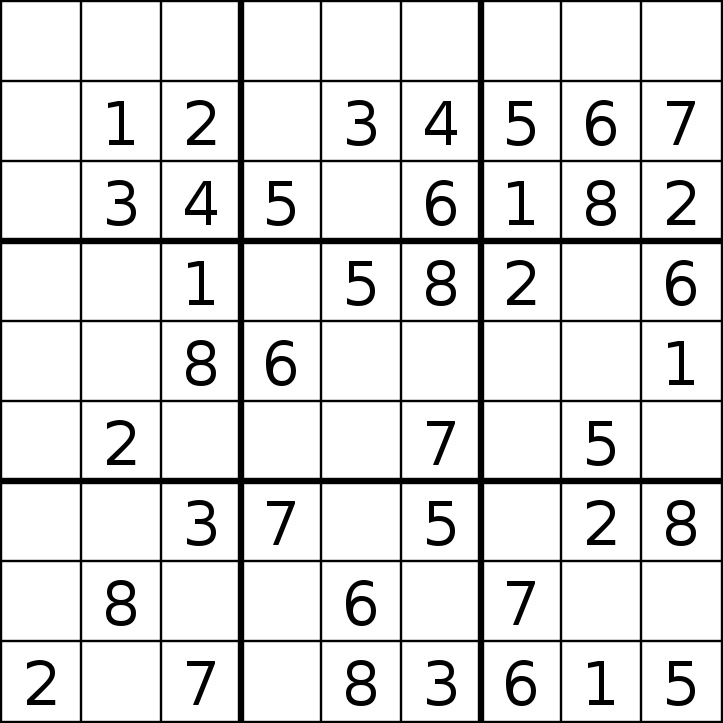
#> input picture samples/test1.jpg, 723 x 723 px
$ python test_image_input.py
#> lines starting #> are read from the running program, lines starting #| are printed output that depends on the picture; after the words box and inside, x2 and y2 are one past the last pixel; in counts of white or black regions, pixels touching at a corner belong together
### utils/image_parser.py
import cv2
import numpy as np
import pytesseract

# Using the tesseract installation path of personal device
pytesseract.pytesseract.tesseract_cmd = r'C:\Program Files\Tesseract-OCR\tesseract.exe'

def preprocess_image(path):
    # Loads and preprocesses the image into grayscale, apply GaussianBlur and binary image
    img = cv2.imread(path, cv2.IMREAD_GRAYSCALE)
    blurred = cv2.GaussianBlur(img, (5, 5), 0)
    thresh = cv2.adaptiveThreshold(
        blurred, 255, cv2.ADAPTIVE_THRESH_GAUSSIAN_C,
        cv2.THRESH_BINARY_INV, 11, 2
    )
    return img, thresh


def find_largest_contour(thresh):
    # Finds the largest external contour in the binary image converted
    contours, _ = cv2.findContours(thresh, cv2.RETR_EXTERNAL, cv2.CHAIN_APPROX_SIMPLE)
    largest = max(contours, key=cv2.contourArea)
    return largest


def warp_perspective(img, contour):
    # Does a perspective transform to get a top down view of the board
    peri = cv2.arcLength(contour, True)
    approx = cv2.approxPolyDP(contour, 0.02 * peri, True)

    if len(approx) != 4:
        raise ValueError("Sudoku board not detected properly.")

    pts = approx.reshape(4, 2)
    ordered = order_points(pts)

    side = max(
        np.linalg.norm(ordered[0] - ordered[1]),
        np.linalg.norm(ordered[1] - ordered[2])
    )

    dst = np.array([
        [0, 0],
        [side-1, 0],
        [side-1, side-1],
        [0, side-1]
        ], dtype="float32")

    matrix = cv2.getPerspectiveTransform(ordered, dst)
    return cv2.warpPerspective(img, matrix, (int(side), int(side)))


def order_points(pts):
    # Orders the four points in the correct order
    s = pts.sum(axis=1)
    diff = np.diff(pts, axis=1)
    return np.array([
        # Top left
        pts[np.argmin(s)],
        # Top right
        pts[np.argmin(diff)],
        # Bottom right
        pts[np.argmax(s)],
        # Bottom left
        pts[np.argmax(diff)]
    ], dtype="float32")


def extract_digits(warped):
    # Splits the warped board into 9x9 board and extracts numbers from every cell using the tesseract
    try:
        cell_size = warped.shape[0] // 9
        grid = []
        for y in range(9):
            row = []
            for x in range(9):
                x1, y1 = x * cell_size, y * cell_size
                cell = warped[y1:y1 + cell_size, x1:x1 + cell_size]
                digit = recognize_digit(cell)
                row.append(digit)

            if len(row) != 9:
                raise ValueError(f"Incomplete row at index {y}")
            grid.append(row)

        if len(grid) != 9:
            raise ValueError("Extracted grid is not 9x9")

        return grid
    except Exception as e:
        raise ValueError(f"Grid extraction failed: {e}")


def recognize_digit(cell):
    # Applies OCR to extract a digit from a sudoku cell
    h, w = cell.shape
    margin = int(np.mean([h, w]) * 0.1)
    roi = cell[margin:h-margin, margin:w-margin]
    _, roi = cv2.threshold(roi, 0, 255, cv2.THRESH_BINARY + cv2.THRESH_OTSU)
    text = pytesseract.image_to_string(roi, config='--psm 10 digits')
    text = ''.join(filter(str.isdigit, text))
    # If a cell is empty, it returns 0
    return int(text) if text else 0


def image_to_grid(image_path):
    # Full pipeline to convert an image of a sudoku board into a 9x9 grid of integers
    img, thresh = preprocess_image(image_path)
#> in preprocess_image, img is the input picture: shape (723, 723); min 0, max 255, mean 223.5
#> in preprocess_image, `blurred = cv2.GaussianBlur(img, (5, 5), 0)`:
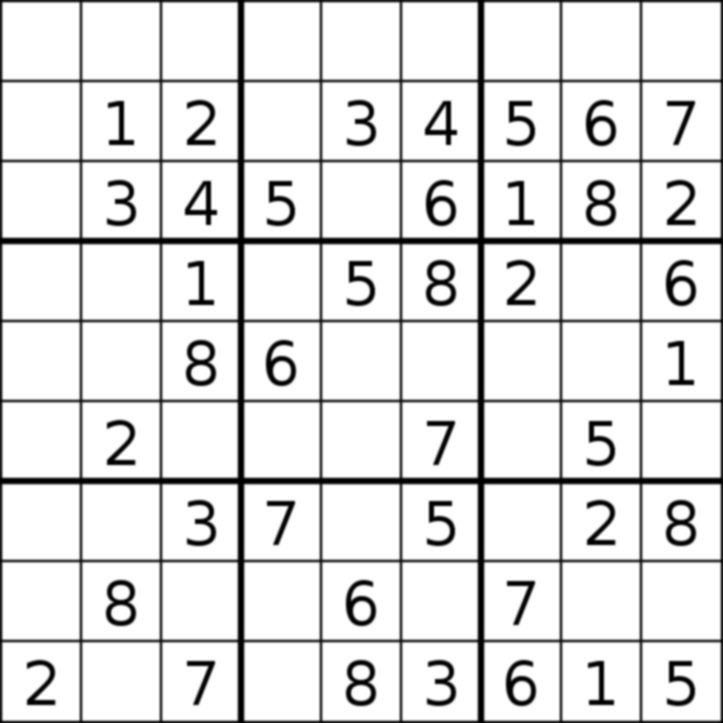
#> blurred: shape (723, 723); min 0, max 255, mean 223.6
#> in preprocess_image, `thresh = cv2.adaptiveThreshold( blurred, 255, cv2.ADAPTIVE_THRESH_GAUS..`:
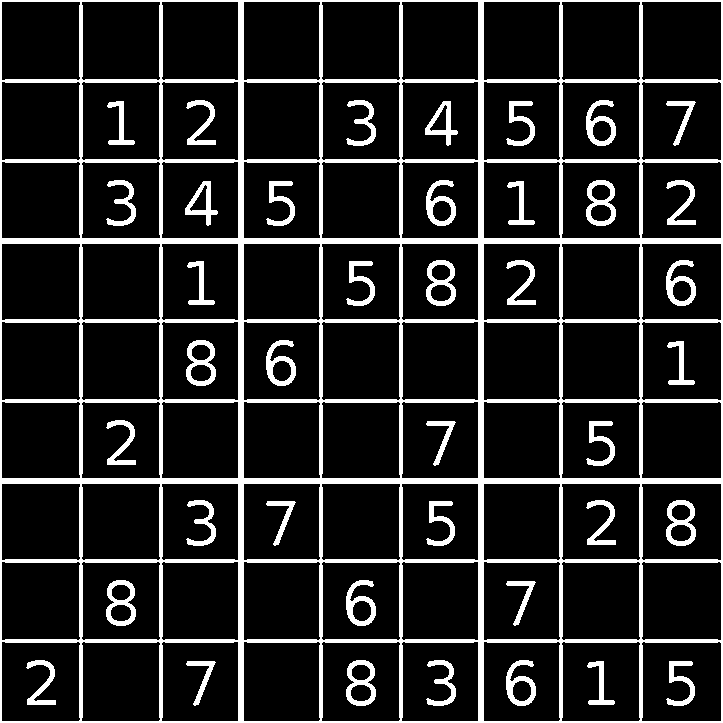
#> thresh: shape (723, 723); 14.4% white; 41 white regions, largest, box (x1, y1, x2, y2) and area: (0, 0, 723, 723) 55220, (586, 180, 616, 226) 634, (426, 260, 456, 306) 634
    contour = find_largest_contour(thresh)
#> in find_largest_contour, `contours, _ = cv2.findContours(thresh, cv2.RETR_EXTERNAL, cv2.CHAIN_AP..`: contours = [[[0, 0], [0, 722], [722, 722], [722, 0]]]
#> in find_largest_contour, `largest = max(contours, key=cv2.contourArea)`: largest = [[0, 0], [0, 722], [722, 722], [722, 0]]
#> contour = [[0, 0], [0, 722], [722, 722], [722, 0]]
    warped = warp_perspective(img, contour)
#> in warp_perspective, `peri = cv2.arcLength(contour, True)`: peri = 2888
#> in warp_perspective, `approx = cv2.approxPolyDP(contour, 0.02 * peri, True)`: approx = [[0, 0], [0, 722], [722, 722], [722, 0]]
#> in order_points, `s = pts.sum(axis=1)`: s = [0, 722, 1444, 722]
#> in order_points, `diff = np.diff(pts, axis=1)`: diff = [0, 722, 0, -722]
#> in warp_perspective, `ordered = order_points(pts)`: ordered = [[0, 0], [722, 0], [722, 722], [0, 722]]
#> in warp_perspective, `side = max( np.linalg.norm(ordered[0] - ordered[1]), np.linalg.norm(or..`: side = 722
#> in warp_perspective, `dst = np.array([ [0, 0], [side-1, 0], [side-1, side-1], [0, side-1] ],..`: dst = [[0, 0], [721, 0], [721, 721], [0, 721]]
#> in warp_perspective, `matrix = cv2.getPerspectiveTransform(ordered, dst)`: matrix = [[0.999, 0, 0], [0, 0.999, 0], [0, 0, 1]]
#> in warp_perspective, `return cv2.warpPerspective(img, matrix, (int(side), int(side)))`:
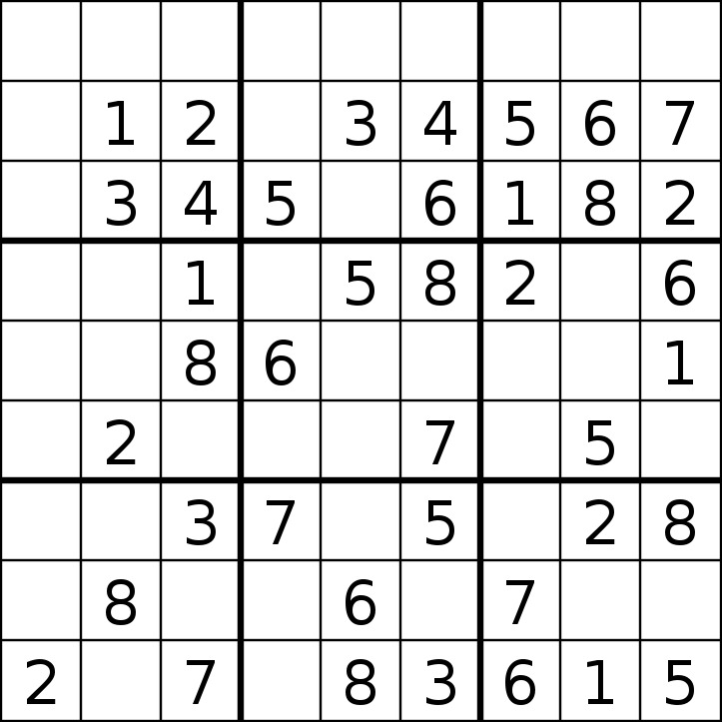
#> returned value: shape (722, 722); min 0, max 255, mean 223.5
    return extract_digits(warped)
#> after the loop in extract_digits, `for y in range(9):`:
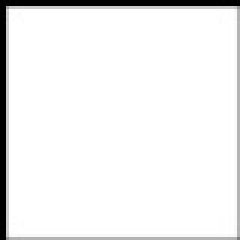
#> cell: shape (80, 80) (shown 3 times larger); min 0, max 255, mean 239.2
#> after the loop in extract_digits, `for y in range(9):`: grid = []

### test_image_input.py
from utils.image_parser import image_to_grid

# Test class for a sample image to test onto grid of GUI
if __name__ == "__main__":
    path = "samples/test1.jpg"
#> (the run stopped early here; a loop or call above may not have finished)
